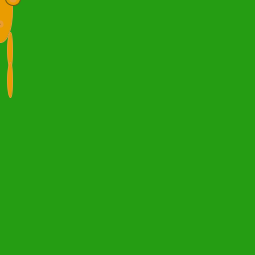
Frame 1 (no input)
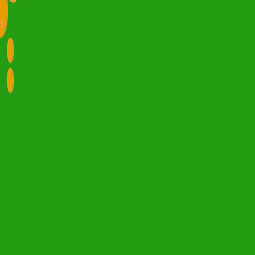
Frame 60 (the mouse pressed at the canvas centre just before this capture)
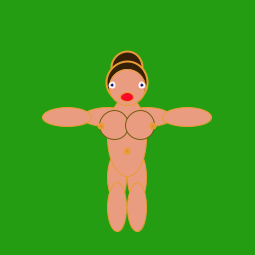
Frame 120 (the mouse held since frame 60 and released just before this capture)

The Processing sketch that drew these frames (run headless with seeded random() and noise(); from frame 60 on, the mouse is pressed at the canvas centre):

// Processing sketch: processing_167553
// ── processing_167553.pde

float pos = 15;//posició relació espai.
int colors = 1;
void setup(){
 
size(255,255);
}
 
void draw() {
  
//color fondo  
  background(37,157,19);
  
//pel 
stroke(#EA9C34);
fill(#342006);
ellipse(mouseX,mouseY-60,pos+2,pos+2);//pel
ellipse(mouseX,mouseY-45,pos+12,pos+12);//pel

  
//cos
fill(234,156,colors);
stroke(#EA9C34);
   
strokeWeight(1);
 ellipse(mouseX-20,mouseY-10,pos+20,pos-10);//brazo
 ellipse(mouseX+20,mouseY-10,pos+20,pos-10);//brazo
 
 ellipse(mouseX-60,mouseY-10,pos+20,pos-10);//antebrazo
 ellipse(mouseX+60,mouseY-10,pos+20,pos-10);//antebrazo 
 
 ellipse(mouseX-10,mouseY+50,pos-10,pos+20);//camaE
 ellipse(mouseX+10,mouseY+50,pos-10,pos+20);//camaD
 
 ellipse(mouseX-10,mouseY+80,pos-10,pos+20);//antecama
 ellipse(mouseX+10,mouseY+80,pos-10,pos+20);//antecama 
 
 ellipse(mouseX,mouseY+10,pos+10,pos+50);//cos 
 
 ellipse(mouseX,mouseY-40,pos+7,pos+7);//cap
 
 //teta
 
 fill(234,156,colors);
stroke(#715C0F);
strokeWeight(1);
 
 ellipse(mouseX-13,mouseY-2,pos,pos);//teta1
 ellipse(mouseX+13,mouseY-2,pos,pos);//teta2
 
 
 //boca
fill(250,8,40);
stroke(#EA9C34);
ellipse(mouseX,mouseY-30,pos/2-1,pos/2-6);//morro 

  
 
//mugrons
 fill(33,23,colors);
stroke(#EA9C34);
strokeWeight(4);
 pos= 01+mouseY*0.1;
 ellipse(mouseX-pos-12,mouseY-1,3,3);//teta1
 pos= 01+mouseY*0.1;
 ellipse(mouseX+pos+12,mouseY-1,3,3);//teta2
 
//melic
 fill(33,23,colors);
stroke(#EA9C34);
 ellipse(mouseX,mouseY+24,3,3);//teta1
 
  
//face
fill(33,23,colors);
stroke(#FCFAF0);
strokeWeight(2);
 pos= 01+mouseY*0.1;//escala ull pos
 ellipse(mouseX+pos+1,mouseY-42,5,5);//ull1
 pos= 01+mouseY*0.1;//escala ull pos
 ellipse(mouseX-pos-1,mouseY-42,5,5);//ull2
 
 colors = 1+mouseY;
 pos= 4+mouseX/5;
}

//com posicionar en diagonal una elpise?
//com bloquejar ordres sence tenirles que ordenar?
